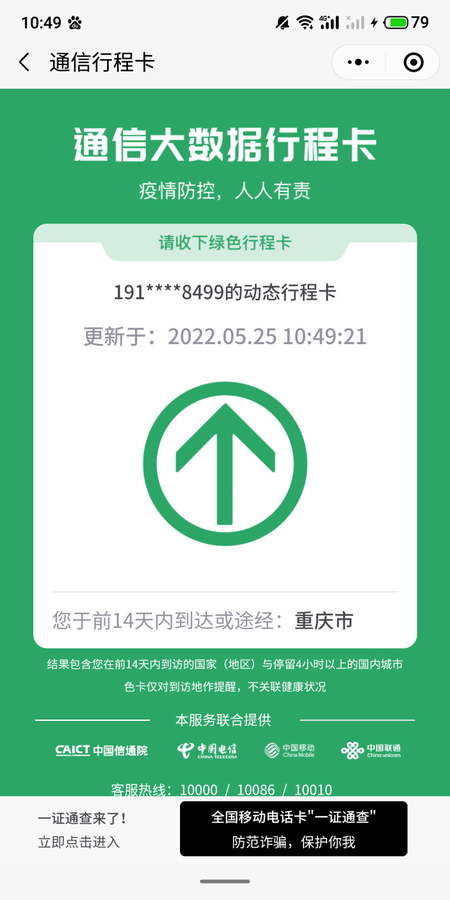
#> input picture Project/Python/EasyOCR/Travelcodeocr/img/0a1e948e90964d42b435d63c9f0aa268.png, 450 x 900 px, shrunk from 1000 x 2000 before the run
$ python -i statistics.py   (imports and definitions only)
#> lines starting #> are read from the running program, lines starting #| are printed output that depends on the picture; after the words box and inside, x2 and y2 are one past the last pixel; in counts of white or black regions, pixels touching at a corner belong together
#> further down, picture is the input picture: shape (900, 450, 3); mean B, G, R 184.1, 208.7, 160.6
# -*- coding: utf-8 -*-
# ####################################################################
# Author: WeiyiGeek
# Description: 基于easyocr实现大数据通信行程卡图片识别信息获取-Flask项目。
# Time: 2022年5月25日 17点31分
# Blog: https://www.weiyigeek.top
# Email: master@weiyigeek.top
# ====================================================================
# 环境依赖与模块安装, 建议 Python 3.8.x 的环境下进行
# pip install flask
# pip install easyocr
# ====================================================================
# 行程码有绿色、黄色、橙色、红色四种颜色。
# 1、红卡：行程中的中高风险地市将标记为红色字体作提示。
# 2、橙卡：新冠肺炎确诊或疑似患者的密切接触者。
# 3、黄卡：海外国家和地区。
# 4、绿卡：其他地区。行程卡结果包含在前14天内到访的国家（地区）与停留4小时以上的国内城市。色卡仅对到访地作提醒，不关联健康状况。
# ###################################################################### -*- coding: utf-8 -*-
# ####################################################################
# Author: WeiyiGeek
# Description: 基于easyocr实现大数据通信行程卡图片识别信息获取-Flask项目。
# Time: 2022年5月25日 17点31分
# ====================================================================
# 环境依赖与模块安装, 建议 Python 3.8.x 的环境下进行
# pip install flask
# pip install easyocr
# ====================================================================
# 行程码有绿色、黄色、橙色、红色四种颜色。
# 1、红卡：行程中的中高风险地市将标记为红色字体作提示。
# 2、橙卡：新冠肺炎确诊或疑似患者的密切接触者。
# 3、黄卡：海外国家和地区。
# 4、绿卡：其他地区。行程卡结果包含在前14天内到访的国家（地区）与停留4小时以上的国内城市。色卡仅对到访地作提醒，不关联健康状况。
# #####################################################################
from pprint import pprint
from datetime import datetime
import os
import sys
import cv2
import re
import glob
import json
import easyocr
import numpy as np
import collections
from threading import Thread

# 项目运行路径与行程码图片路径定义
RUNDIR = None
IMGDIR = None
start_time = None
end_time = None

colorDict= {"red": "红色", "red1": "红色", "orange": "橙色", "yellow": "黄色", "green": "绿色"}

class MyThread(Thread):
  def __init__(self, number):
    Thread.__init__(self)
    self.number = number

  def run(self):
    self.result = foo(self.number)

  def get_result(self):
    return self.result


def getColorList():
  """
  函数说明: 定义字典存放 HSV 颜色分量上下限 (HSV-RGB)
  例如：{颜色: [min分量, max分量]}
        {'red': [array([160, 43, 46]), array([179, 255, 255])]}
  返回值: 专门的容器数据类型，提供Python通用内置容器、dict、list、set和tuple的替代品。
  """
  dict = collections.defaultdict(list)

  # 红色
  lower_red = np.array([156, 43, 46])
  upper_red = np.array([180, 255, 255])
  color_list = []
  color_list.append(lower_red)
  color_list.append(upper_red)
  dict['red']=color_list

  # 红色2
  lower_red = np.array([0, 43, 46])
  upper_red = np.array([10, 255, 255])
  color_list = []
  color_list.append(lower_red)
  color_list.append(upper_red)
  dict['red2'] = color_list

  # 橙色
  lower_orange = np.array([11, 43, 46])
  upper_orange = np.array([25, 255, 255])
  color_list = []
  color_list.append(lower_orange)
  color_list.append(upper_orange)
  dict['orange'] = color_list

  # 黄色
  lower_yellow = np.array([26, 43, 46])
  upper_yellow = np.array([34, 255, 255])
  color_list = []
  color_list.append(lower_yellow)
  color_list.append(upper_yellow)
  dict['yellow'] = color_list

  # 绿色
  lower_green = np.array([35, 43, 46])
  upper_green = np.array([77, 255, 255])
  color_list = []
  color_list.append(lower_green)
  color_list.append(upper_green)
  dict['green'] = color_list

  return dict

def getTravelcodeColor(img_np):
  """
  函数说明: 利用阈值返回行程码主页颜色
  参数值: cv2.imread() 读取的图像对象(np数组)
  返回值: 行程卡颜色{红、橙、绿}
  """
  hsv = cv2.cvtColor(img_np, cv2.COLOR_BGR2HSV)
#> hsv: shape (900, 450, 3); mean H, S, V 37.1, 73.2, 208.8
  maxsum = -100
  color = None
  color_dict = getColorList()
  for d in color_dict:
    mask = cv2.inRange(hsv,color_dict[d][0],color_dict[d][1])
    # cv2.imwrite(os.path.join(os.path.abspath(os.curdir),"img",d+'.jpg')  ,mask)
    binary = cv2.threshold(mask, 127, 255, cv2.THRESH_BINARY)[1]
    binary = cv2.dilate(binary,None,iterations=2)
    cnts, hiera = cv2.findContours(binary.copy(),cv2.RETR_EXTERNAL,cv2.CHAIN_APPROX_SIMPLE)
    sum = 0
    for c in cnts:
      sum+=cv2.contourArea(c)
    if sum > maxsum :
      maxsum = sum
      color = d
#> this loop made 5 passes
#> cnts on pass 1: [[[404, 16], [404, 20], [408, 20], [408, 16]]]
#> pass 1, in getTravelcodeColor, `mask = cv2.inRange(hsv,color_dict[d][0],color_dict[d][1])`:
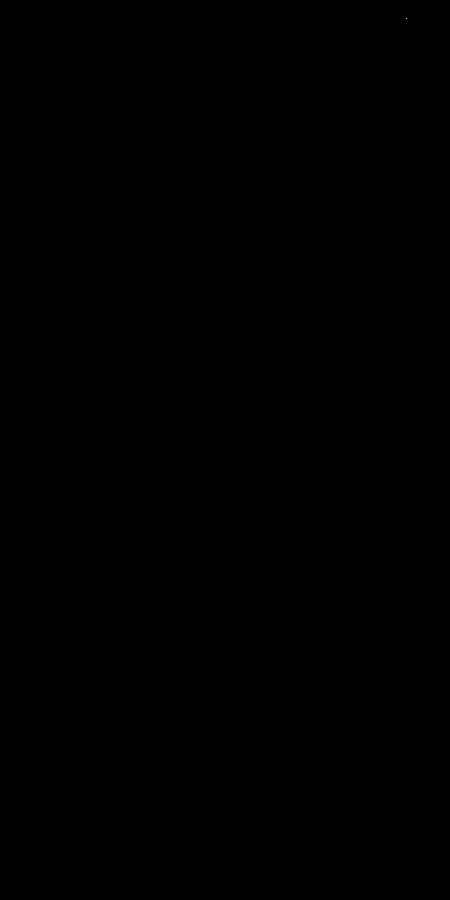
#> mask: shape (900, 450); 0% white in thin lines or dots, all inside (x1, y1, x2, y2) = (406, 18, 407, 19)
#> after the loop:
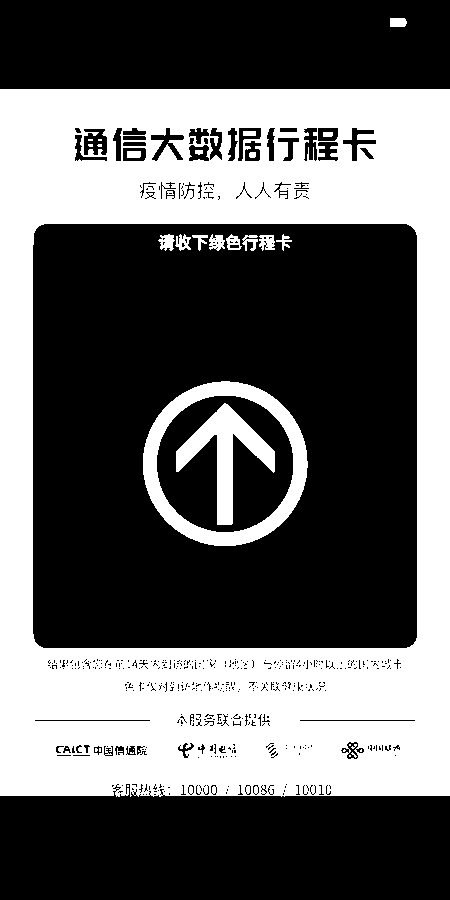
#> mask: shape (900, 450); 39.4% white; 35 white regions (18 under 20 px), largest, box (x1, y1, x2, y2) and area: (0, 89, 450, 797) 147198, (143, 381, 308, 546) 6705, (176, 403, 275, 525) 3824
#> after the loop, color = 'green'; maxsum = 319061

  return colorDict[color]


# [89 lines left out: functions information_filter, getTravelcodeInfo, main, not called in this run]


# 程序入口
# [17 lines not run here, left out]

>>> import cv2
>>> picture = cv2.imread('img/0a1e948e90964d42b435d63c9f0aa268.png')
>>> result = getTravelcodeColor(picture)
#> result = '绿色'
